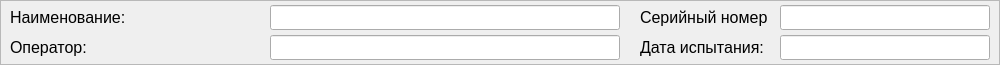
      <widget class="QFrame" name="basic_frame">
       <property name="geometry">
        <rect>
         <x>10</x>
         <y>600</y>
         <width>1000</width>
         <height>65</height>
        </rect>
       </property>
       <property name="frameShape">
        <enum>QFrame::StyledPanel</enum>
       </property>
       <property name="frameShadow">
        <enum>QFrame::Raised</enum>
       </property>
       <widget class="QLabel" name="lbl_14">
        <property name="geometry">
         <rect>
          <x>10</x>
          <y>5</y>
          <width>121</width>
          <height>25</height>
         </rect>
        </property>
        <property name="minimumSize">
         <size>
          <width>0</width>
          <height>25</height>
         </size>
        </property>
        <property name="maximumSize">
         <size>
          <width>16777215</width>
          <height>25</height>
         </size>
        </property>
        <property name="font">
         <font>
          <family>Arial</family>
          <pointsize>12</pointsize>
         </font>
        </property>
        <property name="text">
         <string>Наименование:</string>
        </property>
       </widget>
       <widget class="QLabel" name="lbl_16">
        <property name="geometry">
         <rect>
          <x>10</x>
          <y>35</y>
          <width>121</width>
          <height>25</height>
         </rect>
        </property>
        <property name="minimumSize">
         <size>
          <width>0</width>
          <height>25</height>
         </size>
        </property>
        <property name="maximumSize">
         <size>
          <width>16777215</width>
          <height>25</height>
         </size>
        </property>
        <property name="font">
         <font>
          <family>Arial</family>
          <pointsize>12</pointsize>
         </font>
        </property>
        <property name="text">
         <string>Оператор:</string>
        </property>
       </widget>
       <widget class="QLineEdit" name="name_le">
        <property name="geometry">
         <rect>
          <x>270</x>
          <y>5</y>
          <width>350</width>
          <height>25</height>
         </rect>
        </property>
        <property name="minimumSize">
         <size>
          <width>350</width>
          <height>25</height>
         </size>
        </property>
        <property name="maximumSize">
         <size>
          <width>350</width>
          <height>25</height>
         </size>
        </property>
        <property name="font">
         <font>
          <family>Arial</family>
          <pointsize>14</pointsize>
         </font>
        </property>
        <property name="text">
         <string/>
        </property>
        <property name="alignment">
         <set>Qt::AlignCenter</set>
        </property>
        <property name="readOnly">
         <bool>true</bool>
        </property>
       </widget>
       <widget class="QLineEdit" name="operator_le">
        <property name="geometry">
         <rect>
          <x>270</x>
          <y>35</y>
          <width>350</width>
          <height>25</height>
         </rect>
        </property>
        <property name="minimumSize">
         <size>
          <width>350</width>
          <height>25</height>
         </size>
        </property>
        <property name="maximumSize">
         <size>
          <width>350</width>
          <height>25</height>
         </size>
        </property>
        <property name="font">
         <font>
          <family>Arial</family>
          <pointsize>14</pointsize>
         </font>
        </property>
        <property name="text">
         <string/>
        </property>
        <property name="alignment">
         <set>Qt::AlignCenter</set>
        </property>
        <property name="readOnly">
         <bool>true</bool>
        </property>
       </widget>
       <widget class="QLabel" name="lbl_23">
        <property name="geometry">
         <rect>
          <x>640</x>
          <y>5</y>
          <width>128</width>
          <height>25</height>
         </rect>
        </property>
        <property name="minimumSize">
         <size>
          <width>0</width>
          <height>25</height>
         </size>
        </property>
        <property name="maximumSize">
         <size>
          <width>16777215</width>
          <height>25</height>
         </size>
        </property>
        <property name="font">
         <font>
          <family>Arial</family>
          <pointsize>12</pointsize>
         </font>
        </property>
        <property name="text">
         <string>Серийный номер:</string>
        </property>
       </widget>
       <widget class="QLabel" name="lbl_27">
        <property name="geometry">
         <rect>
          <x>640</x>
          <y>35</y>
          <width>128</width>
          <height>25</height>
         </rect>
        </property>
        <property name="minimumSize">
         <size>
          <width>0</width>
          <height>25</height>
         </size>
        </property>
        <property name="maximumSize">
         <size>
          <width>16777215</width>
          <height>25</height>
         </size>
        </property>
        <property name="font">
         <font>
          <family>Arial</family>
          <pointsize>12</pointsize>
         </font>
        </property>
        <property name="text">
         <string>Дата испытания:</string>
        </property>
       </widget>
       <widget class="QLineEdit" name="serial_le">
        <property name="geometry">
         <rect>
          <x>780</x>
          <y>5</y>
          <width>210</width>
          <height>25</height>
         </rect>
        </property>
        <property name="minimumSize">
         <size>
          <width>210</width>
          <height>25</height>
         </size>
        </property>
        <property name="maximumSize">
         <size>
          <width>210</width>
          <height>25</height>
         </size>
        </property>
        <property name="font">
         <font>
          <family>Arial</family>
          <pointsize>14</pointsize>
         </font>
        </property>
        <property name="text">
         <string/>
        </property>
        <property name="alignment">
         <set>Qt::AlignCenter</set>
        </property>
        <property name="readOnly">
         <bool>true</bool>
        </property>
       </widget>
       <widget class="QLineEdit" name="date_le">
        <property name="geometry">
         <rect>
          <x>780</x>
          <y>35</y>
          <width>210</width>
          <height>25</height>
         </rect>
        </property>
        <property name="minimumSize">
         <size>
          <width>210</width>
          <height>25</height>
         </size>
        </property>
        <property name="maximumSize">
         <size>
          <width>210</width>
          <height>25</height>
         </size>
        </property>
        <property name="font">
         <font>
          <family>Arial</family>
          <pointsize>14</pointsize>
         </font>
        </property>
        <property name="text">
         <string/>
        </property>
        <property name="alignment">
         <set>Qt::AlignCenter</set>
        </property>
        <property name="readOnly">
         <bool>true</bool>
        </property>
       </widget>
      </widget>
